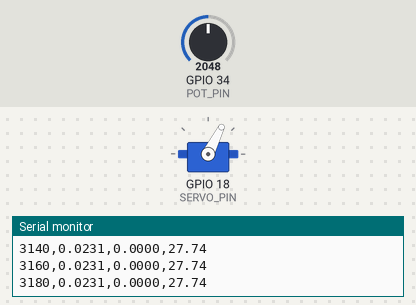
A sketch run on a simulated ESP32. On the bench: servo, the last lines printed to the serial monitor. The test bench sets the inputs (shaded band); at power-on: GPIO 34 (POT_PIN) = 2048.

Above: at 3.2 s.
3.3 s: GPIO 34 (POT_PIN) set to 1228
At 4.4 s:
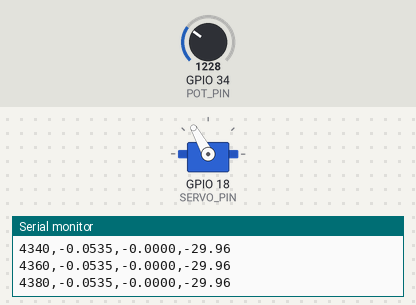
4.8 s: GPIO 34 (POT_PIN) set to 2047
At 6.2 s:
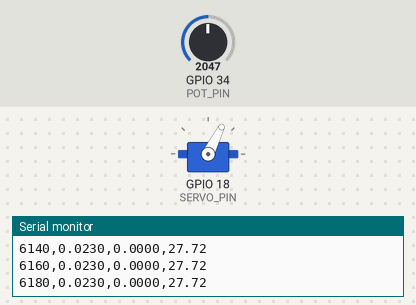
6.6 s: GPIO 34 (POT_PIN) set to 491
At 6.9 s:
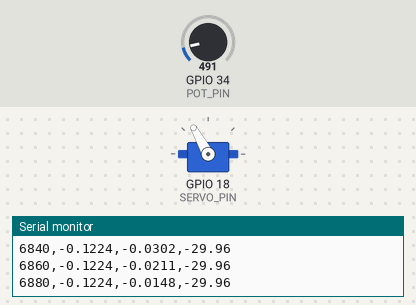
8.1 s: GPIO 34 (POT_PIN) set to 2866
At 9.3 s:
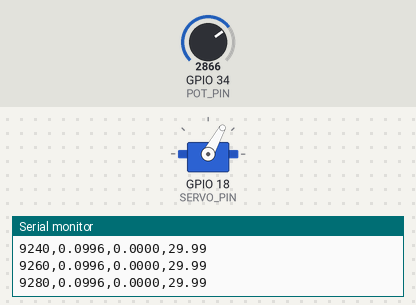
Timing chart, 0 to 10.7 s (numbered marks = the images above; inputs shaded):
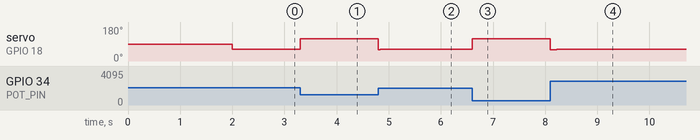

The sketch:

bnbRL_base.ino
```cpp
// FILE: bnbRL.ino
// DESC: RL policy control on real BNB hardware

#include <ESP32Servo.h>
#include "src/bnbInfer.h"

const int POT_PIN   = 34;
const int SERVO_PIN = 18;

// --- Coordinate transform ---------------------------------------------
// Uncalibrated: assumes the ball's center sits at mid-ADC (2047.5).
//               Not physically measured, but what v1.0/v2.0 logs used.
// Calibrated  : from measured end stops, ADC_LEFT = 260.5, ADC_RIGHT = 3340.5
//               -> center 1800.5, half 1540
// Swap the two blocks below to compare.
//const float ADC_LEFT   = 0.0f;
//const float ADC_RIGHT  = 4095.0f;
const float ADC_LEFT   = 260.5f;     // calibrated
const float ADC_RIGHT  = 3340.5f;    // calibrated

const float ADC_CENTER = (ADC_LEFT + ADC_RIGHT) / 2.0f;
const float ADC_HALF   = (ADC_RIGHT - ADC_LEFT) / 2.0f;
const float X_MAX      = 0.144f;       // range the policy was trained on
// ---

// --- Timing ---
const float TS = 0.020f;              // [s]
const unsigned long TS_MS = 20;

// --- Velocity filter ---
const float FILT_A = 0.7f;            // 0 = no filtering, 1 = fully smoothed

Servo myServo;
float xPrev = 0.0f, xdotPrev = 0.0f;
unsigned long pTic;

float readPosition() {
  int raw = analogRead(POT_PIN);
  return (raw - ADC_CENTER) / ADC_HALF * X_MAX;
}

void setup() {
  Serial.begin(115200);
  delay(1000);
  myServo.attach(SERVO_PIN, 1000, 2000);
  myServo.write(90);                  // neutral
  delay(1000);

  xPrev = readPosition();
  xdotPrev = 0.0f;
  pTic = millis();

  Serial.println("t,x,xdot,alpha");
}

void loop() {
  // 1. Sensor
  float x = readPosition();

  // 2. Velocity estimation
  float xdotRaw = (x - xPrev) / TS;
  float xdot = FILT_A * xdotPrev + (1.0f - FILT_A) * xdotRaw;

  // 3. Inference
  float alpha = policy_forward(x, xdot);

  // 4. Sign flip (hardware direction is opposite of simulation)
  float alphaCmd = -alpha;

  // 5. Servo
  int theta = (int)alphaCmd;
  int mTheta = map(theta, -90, 90, 180, 0);
  myServo.write(mTheta);

  // 6. Logging
  Serial.printf("%lu,%.4f,%.4f,%.2f\n", millis(), x, xdot, alphaCmd);

  // 7. Update state and maintain loop period
  xPrev = x;
  xdotPrev = xdot;
  while (millis() - pTic < TS_MS) { }
  pTic = millis();
}
```

bnbInfer.h
```cpp
// FILE: bnbInfer.h
// DESC: Forward pass of the exported SAC actor
// NOTE: input  = [x, xdot] in the same units used during training
//       output = servo angle [deg], already squashed to +/- ALPHA_MAX

#include <math.h>
#include "bnbPolicy.h"

float policy_forward(float x, float xdot) {
    float h1[N_H];
    float h2[N_H];
    float in[N_IN] = {x, xdot};

    // Layer 1: fc_1 + ReLU
    for (int i = 0; i < N_H; i++) {
        float s = b1[i];
        for (int j = 0; j < N_IN; j++) s += W1[i][j] * in[j];
        h1[i] = (s > 0.0f) ? s : 0.0f;
    }

    // Layer 2: fc_body + ReLU
    for (int i = 0; i < N_H; i++) {
        float s = b2[i];
        for (int j = 0; j < N_H; j++) s += W2[i][j] * h1[j];
        h2[i] = (s > 0.0f) ? s : 0.0f;
    }

    // Output: fc_mean
    float mu = b3[0];
    for (int j = 0; j < N_H; j++) mu += W3[0][j] * h2[j];

    // Squash to action range
    return ALPHA_MAX * tanhf(mu);
}
```

Source omitted: bnbPolicy.h (78218 bytes)

Measured:
- after the input at 3.3 s, servo on GPIO 18 (SERVO_PIN): 63° → 119° at once
- after the input at 4.8 s, servo on GPIO 18 (SERVO_PIN): 119° → 61° at once, → 62° 0.20 s later, → 63° 0.10 s later
- after the input at 6.6 s, servo on GPIO 18 (SERVO_PIN): 63° → 119° at once
- after the input at 8.1 s, servo on GPIO 18 (SERVO_PIN): 119° → 60° at once, → 61° 0.12 s later
